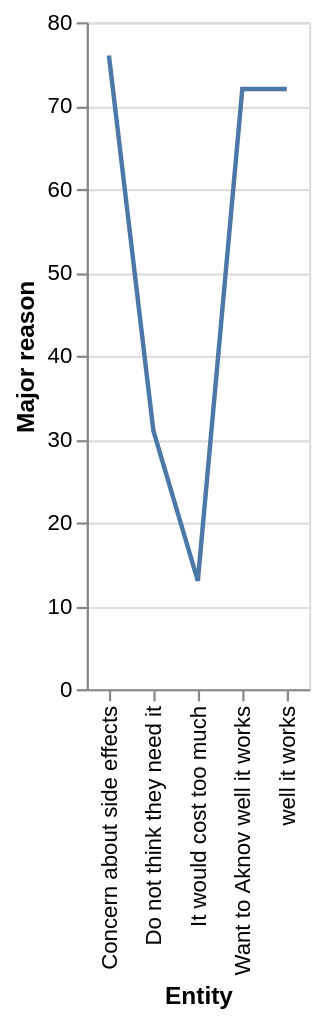

Here is the Vega-Lite specification saved for this chart:
### Vega-Lite specification from a JSON file in a GitHub repository (floating-point values rounded to 4 significant figures)
{"$schema": "https://vega.github.io/schema/vega-lite/v5.json", "description": "Line chart auto-generated from CSV", "data": {"values": [{"Entity": "It would cost too much", "Major reason": "13", "Minor reason": "19", "NET": "32"}, {"Entity": "Do not think they need it", "Major reason": "31", "Minor reason": "24", "NET": "55"}, {"Entity": "well it works", "Major reason": "72", "Minor reason": "12", "NET": "85"}, {"Entity": "Want to Aknov well it works", "Major reason": "72", "Minor reason": "12", "NET": "85"}, {"Entity": "Concern about side effects", "Major reason": "76", "Minor reason": "14", "NET": "90"}]}, "mark": "line", "encoding": {"x": {"field": "Entity", "type": "ordinal"}, "y": {"field": "Major reason", "type": "quantitative"}}}
